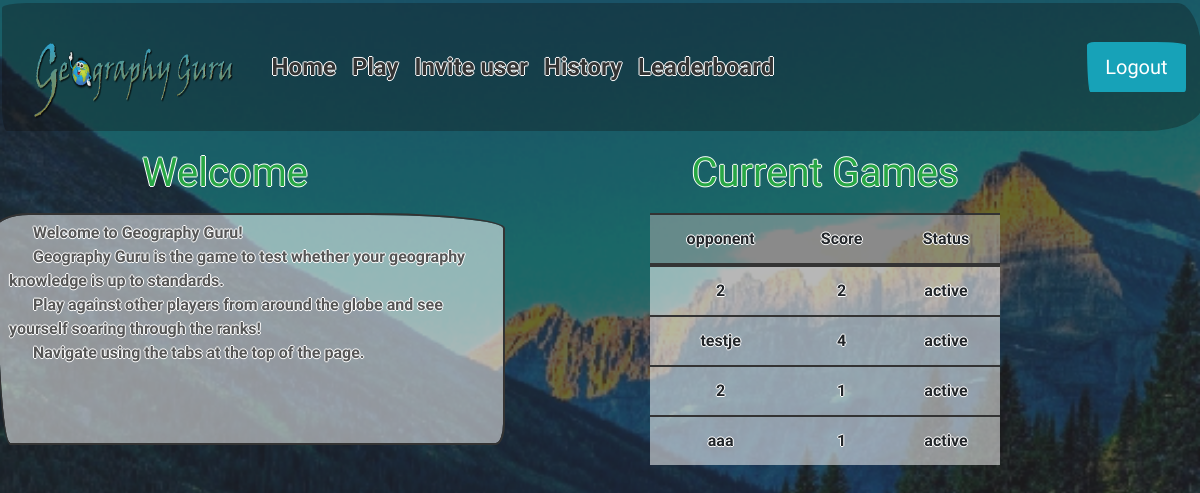
/ (signed in), run on the app's committed database.
### tables this page shows
CREATE TABLE 'games' ('game_id' integer PRIMARY KEY AUTOINCREMENT NOT NULL, 'player1_id' integer NOT NULL, 'player2_id' integer NOT NULL, 'questions' text NOT NULL, 'score' INTEGER NOT NULL DEFAULT 999, 'player1_name' text, 'player2_name' text, 'status' text NOT NULL DEFAULT 'starting');

### application.py (the view, shortened to what this page needs)
@app.route("/", methods=["GET", "POST"])
@login_required
def index():
    session["score"] = 0
    finished = session.get("finished")
    if request.method == "GET":
        user_index = index_info(session.get("user_id"))
        rows = user_index[0]
        rows2 = user_index[1]
        if rows or rows2:
            return render_template("index.html", current=rows, current2=rows2, finished=finished)
        else:
            return render_template("index.html", finished=finished)

### helpers.py (called while the page is built)
def login_required(f):
    @wraps(f)
    def decorated_function(*args, **kwargs):
        if session.get("user_id") is None:
            return redirect("/login")
        return f(*args, **kwargs)
    return decorated_function

def index_info(user_id):
    sent = db.execute("SELECT game_id, player1_name, player2_name, score, status FROM games WHERE player1_id = :id and status = :active",
                      id=session["user_id"], active=("active"))
    received = db.execute("SELECT game_id, player1_name, player2_name, score, status FROM games WHERE player2_id = :id and status = :active",
                          id=session["user_id"], active=("active"))
    return [sent, received]

### templates/index.html (shortened to what this page needs)
{% extends "layout.html" %}
{% block main %}
<div class="row">
  <div class="column left">
    <div class="form-group">
    <h1><p class ="text-success">Welcome</p></h1>
    <div class = "box">
    <textarea disabled class="form-control" id="welcometext" rows="9" cols="50">
      Welcome to Geography Guru!
      Geography Guru is the game to test whether your geography knowledge is up to standards.
      Play against other players from around the globe and see yourself soaring through the ranks!
      Navigate using the tabs at the top of the page.
    </textarea>
    </div>
    </div>
  </div>
  <div class="column right">
    <h1><p class ="text-success">Current Games</p></h1>
    <div class="scroller">
    <table class="table">
      <thead>
        <tr>
          <th scope="col">opponent</th></th>
          <th scope="col">Score</th>
          <th colspan="2">Status</th>
        </tr>
      </thead>
      {% if current or current2 %}
          {% for now in current %}
            <tr>
              <td scope="col">{{ now.player2_name }}</td>
              <td scope="col">{{ now.score }}</td>
              <td colspan="2">{{ now.status }}</td>
            </tr>
          {% endfor %}
        {% else %}
          <td colspan="4">No current games :(</td>
        {% endif %}
    </table>
    </div>
  </div>
</div>
{% endblock %}

### templates/layout.html (shortened to what this page needs)
<!DOCTYPE html>
<html lang="en">
    <head>
        <link href="https://stackpath.bootstrapcdn.com/bootswatch/4.2.1/sketchy/bootstrap.min.css" rel="stylesheet">
        <link href="{{ url_for('static', filename='styles.css') }}" rel="stylesheet"/>
    </head>
    <body class="">
        <div class="">
            {% if session.user_id %}
            <nav class="navbar navbar-expand-lg navbar-light" style="background-color: RGB(16,12,8, 0.3);">
            <a class="navbar-brand" href="{{ url_for('index') }}"><img src={{ url_for('static', filename = 'logo.png') }} width="200" height="70"></span></a>
            <div class="collapse navbar-collapse" id="navbarColor02">
              <ul class="navbar-nav mr-auto">
                <li class="nav-item active" action="{{ url_for('index') }}">
                  <a class="nav-link" href="{{ url_for('index') }}">Home<span class="sr-only">(current)</span></a>
                </li>
                <li class="nav-item">
                  <a class="nav-link" href="{{ url_for('instaplay') }}">Play</a>
                </li>
                <li class="nav-item">
                  <a class="nav-link" href="{{ url_for('find_game') }}">Invite user</a>
                </li>
                <li class="nav-item">
                  <a class="nav-link" href="{{ url_for('history') }}">History</a>
                </li>
                <li class="nav-item">
                  <a class="nav-link" href="{{ url_for('leaderboard') }}">Leaderboard</a>
                </li>
              </ul>
              <form class="form-inline my-2 my-lg-0" action="{{ url_for('logout') }}">
                <button type="submit" class="btn btn-info btn-lg">Logout</button>
              </form>
            </div>
            </nav>
            {% endif %}
                    </div>
            <main>
                {% block main %}{% endblock %}
            </main>
    </body>
</html>

### static/styles.css (style rules this page uses)
body { background-image: url("background3.png"); background-repeat: no-repeat; background-attachment: fixed; background-position: center; text-align: center; color: black; font-weight: 600; text-shadow: -1px 0 white, 0 1px white, 1px 0 white, 0 -1px white; height: 100%; background-size: cover; }
html, body { margin: 0; height: 100vh; overflow: hidden }
.navbar { min-height: 8rem; width: 100%; border: 0px solid #fff; text-align: center; margin-bottom: 0.5rem; margin-top: 0.2rem; margin-left:0.1rem; margin-right:0.1rem; }
.navbar-brand { padding: 0 15px; height: 80px; line-height: 100px; }
.navbar-brand img { height: 100%; }
@media (min-width: 768px) { .navbar-nav > li > a { padding-top: 26.5px; padding-bottom: 26.5px; line-height: 27px; font-size: 1.5rem; } }
.table { border-radius: 5px; width: 50%; margin: 0px auto; float: none; }
.scroller { max-height: 70%; overflow-y: scroll; }
table { text-align: center; }
table th { background-color: #aaaaaa87; }
table td { background-color: #ffffff87; }
* { box-sizing: border-box; }
.column { float: left; padding: 10px; height: 100%; }
.left { width: 40%; }
.right { width: 60%; }
.row { width: 100%; height: 100vh; overflow: hidden; }
main .form-control { display: inline-block; width: auto; }
main td { text-align: center; }
#welcometext { resize: none; background-color: #ffffff87; font-weight: 600; text-shadow: -1px 0 white, 0 1px white, 1px 0 white, 0 -1px white; }

### data on the page
games: player2_name "2", score "2", status "active"
games: player2_name "testje", score "4", status "active"
games: player2_name "2", score "1", status "active"
games: player2_name "aaa", score "1", status "active"
